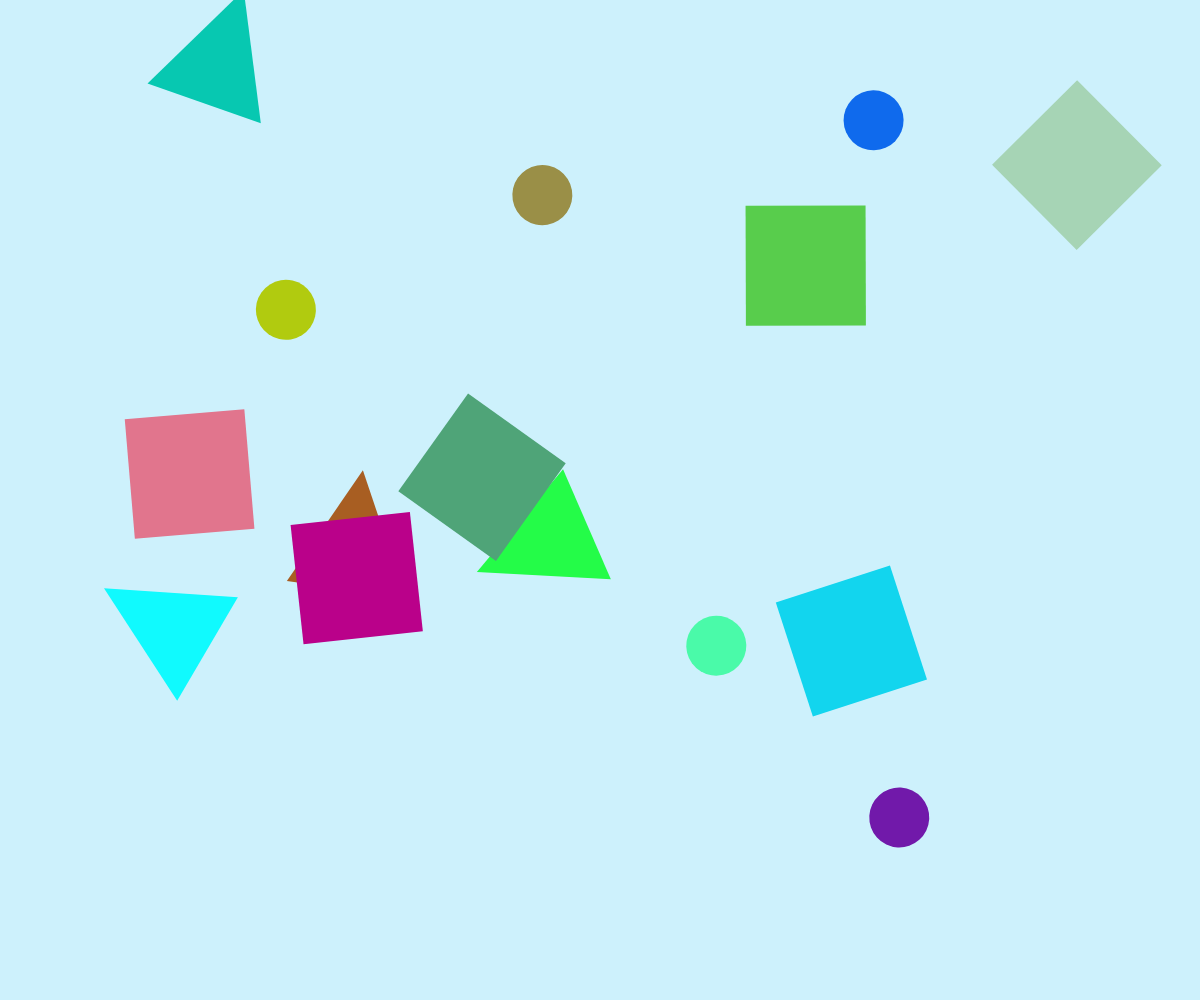
Frame 1 (no input)
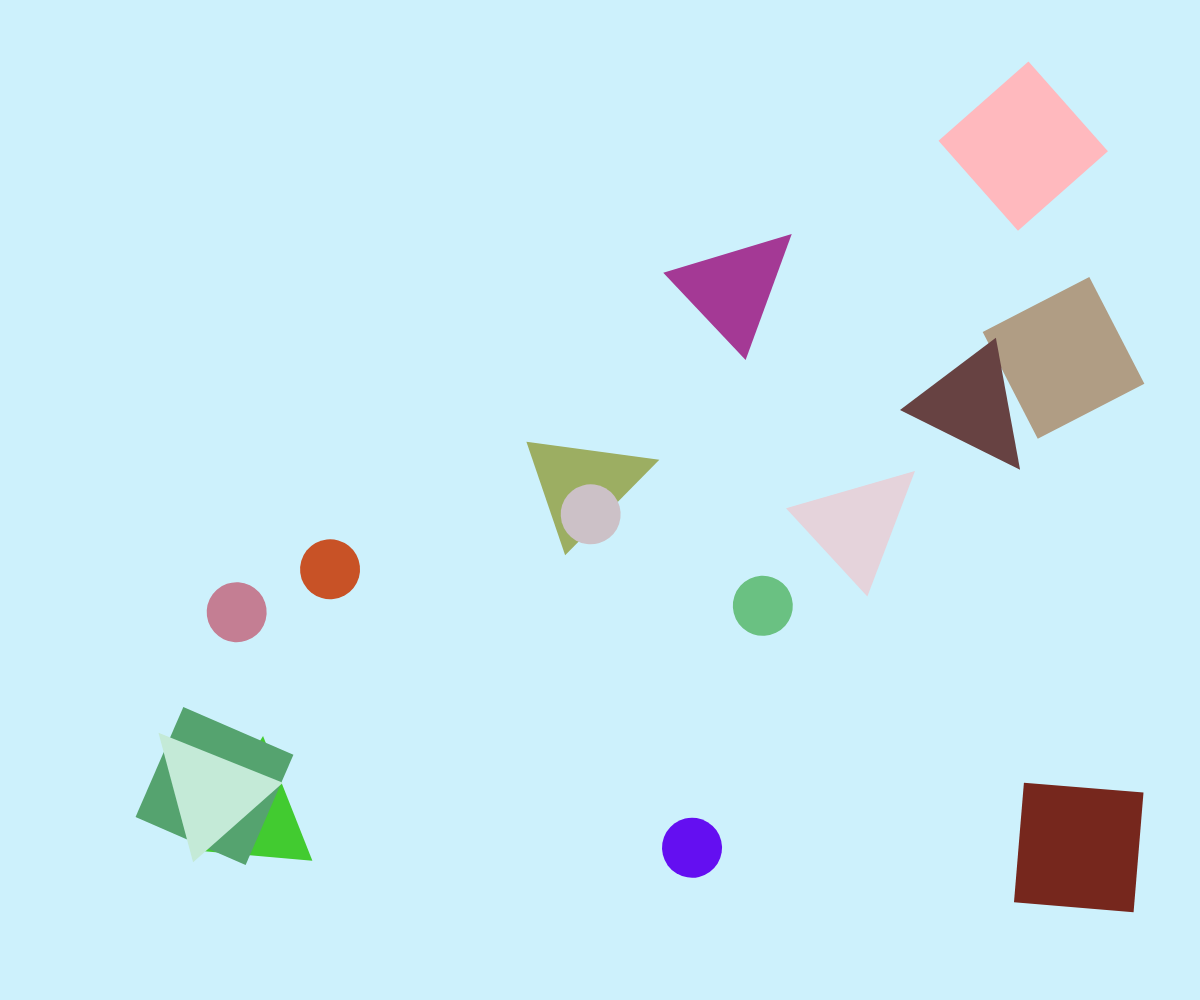
Frame 2 (the mouse pressed at the canvas centre, redrawn once)

The p5.js sketch that drew these frames (run headless with seeded random() and noise() and a simulated clock; the mouse was pressed at the canvas centre and the sketch redrawn once):

// p5.js sketch
// ── sketch.js
let numShapes = 15;
let shapeSize;

function setup() {
  createCanvas(windowWidth, windowHeight);
  rectMode(CENTER);
  angleMode(DEGREES);
  noStroke();
  shapeSize = width * 0.1; //simple way to make sure the size of our shapes scales with the window size
}

function draw() {
  background('#CDF1FC');

  //Here we will use some simple variables to hold our random outcomes
  for (let i = 0; i < numShapes; i++) {
    let randX = random(width * 0.1, width * 0.9);
    let randY = random(height * 0.1, height * 0.9);
    let randRotation = random(360);
    let randColor = color(random(255), random(255), random(255)); //you can choose a random result from an array like this
    let randName = random(['square', 'circle', 'triangle']);
    drawAShape(randX, randY, randRotation, randColor, randName); //by doing the shape drawing in a function we keep our draw loop nice and tidy
  }
  noLoop();
}

function drawAShape(x, y, rotation, color, name) {
  push(); //push here to make sure this shape's transformations do not affect any others
  translate(x, y);
  rotate(rotation);
  fill(color);
  if (name == 'square') {
    square(0, 0, shapeSize);
  } else if (name == 'circle') {
    circle(0, 0, shapeSize / 2);
  } else if (name == 'triangle') {
    triangle(0, 0, shapeSize, 0, shapeSize / 2, shapeSize);
  }
  pop();
}
